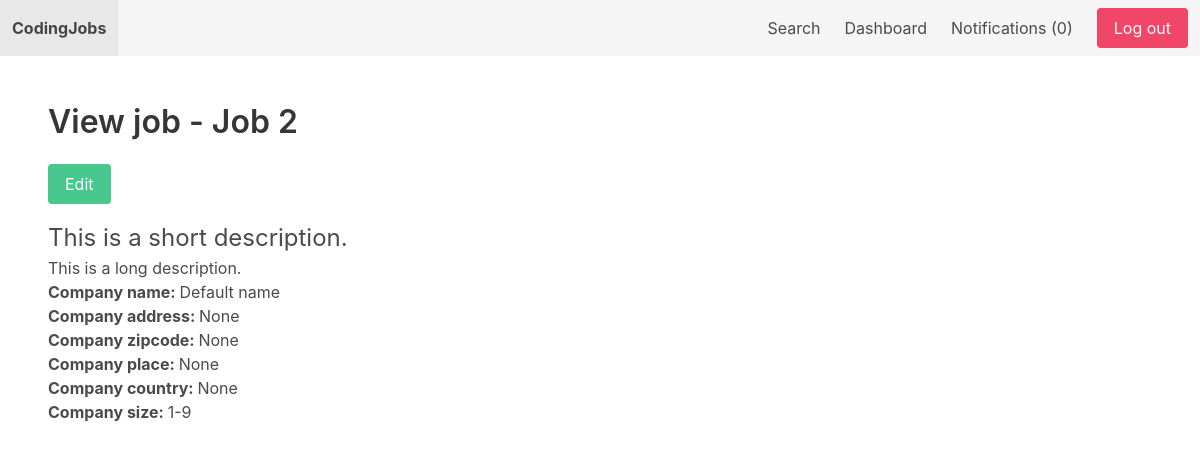
/dashboard/job/2/ (signed in), run on the app's committed database.
### apps/job/models.py (models this page shows, shortened)
class Job(models.Model):
    SIZE_1_9 = 'size_1-9'
    SIZE_10_49 = 'size_10-49'
    SIZE_50_99 = 'size_50-99'
    SIZE_100 = 'size_100'
    CHOICES_SIZE = (
        (SIZE_1_9, '1-9'),
        (SIZE_10_49, '10-49'),
        (SIZE_50_99, '50-99'),
        (SIZE_100, '100+'),
    )
    ACTIVE = 'active'
    EMPLOYED = 'employed'
    ARCHIVED = 'archived'
    CHOICES_STATUS = (
        (ACTIVE, 'Active'),
        (EMPLOYED, 'Employed'),
        (ARCHIVED, 'Archived')
    )
    title = models.CharField(max_length=255)
    short_description = models.TextField()
    long_description = models.TextField(blank=True, null=True)
    company_name = models.CharField(max_length=255)
    company_address = models.CharField(max_length=255, blank=True, null=True)
    company_zipcode = models.CharField(max_length=255, blank=True, null=True)
    company_place = models.CharField(max_length=255, blank=True, null=True)
    company_country = models.CharField(max_length=255, blank=True, null=True)
    company_size = models.CharField(max_length=20, choices=CHOICES_SIZE, default=SIZE_1_9)
    created_by = models.ForeignKey(
        User, related_name='jobs', on_delete=models.CASCADE)
    created_at = models.DateTimeField(auto_now_add=True)
    changed_at = models.DateTimeField(auto_now=True)
    status = models.CharField(max_length=20, choices=CHOICES_STATUS, default=ACTIVE)

### apps/userprofile/views.py (the view)
# urls.py: path('job/<int:job_id>/', view_dashboard_job, name='view_dashboard_job'),
@login_required
def view_dashboard_job(request, job_id):
    job = get_object_or_404(Job, pk=job_id, created_by=request.user)
    return render(request, 'userprofile/view_dashboard_job.html', {'job': job})

### apps/notification/context_processors.py (called while the page is built)
def notifications(request):
    if request.user.is_authenticated:
        return {'notifications': request.user.notifications.filter(is_read=False)}
    else:
        return {'notifications': []}

### apps/userprofile/templates/userprofile/view_dashboard_job.html (shortened to what this page needs)
{% extends 'core/base.html' %}
{% block content %}
    <h1 class="title">View job - {{ job.title }}</h1>
    <a href="{% url 'edit_job' job.id %}" class="button is-success mb-4">Edit</a>
    <p class="is-size-4">{{ job.short_description }}</p>
    <p>{{ job.long_description }}</p>
    <b>Company name: </b>{{ job.company_name}}<br>
    <b>Company address: </b>{{ job.company_address}}<br>
    <b>Company zipcode: </b>{{ job.company_zipcode}}<br>
    <b>Company place: </b>{{ job.company_place}}<br>
    <b>Company country: </b>{{ job.company_country}}<br>
    <b>Company size: </b>{{ job.get_company_size_display }}<br>
{% endblock %}

### data on the page
Job: title "Job 2", short_description "This is a short description.", long_description "This is a long description.", company_name "Default name", company_address "None", company_zipcode "None", company_place "None", company_country "None", company_size "1-9"

### other printed values
{{ notifications.count }} "0"
